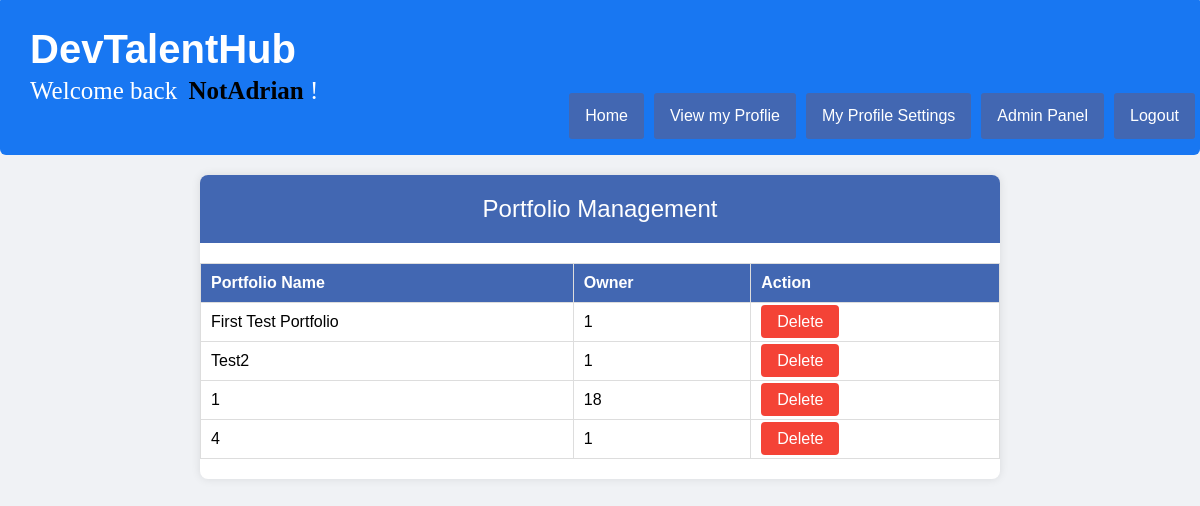
The app's page /manage_portfolios.php (signed in), older data.
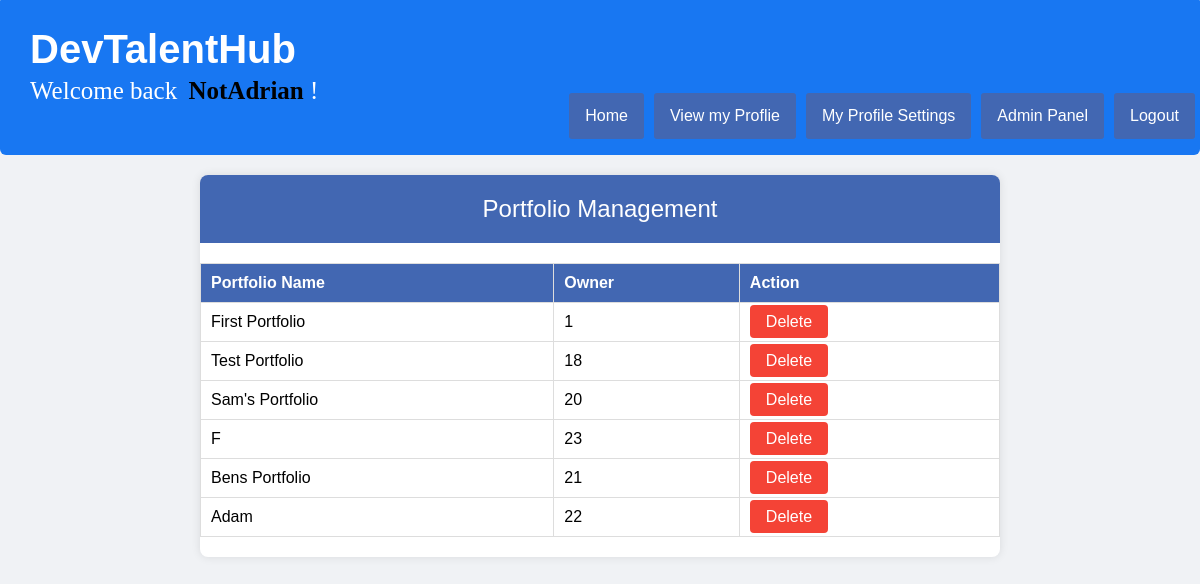
The same page, newer data.
### tables this page shows
CREATE TABLE `portfolio_name` (
  `name` varchar(256) DEFAULT NULL,
  `created_at` datetime NOT NULL DEFAULT current_timestamp(),
  `id` int(11) NOT NULL,
  `createdBy` int(5) DEFAULT NULL,
  `selected_portfolio` int(11) DEFAULT NULL
);

### includes/retrieve_data.php (called while the page is built, shortened)
<?php
	$results2 = mysqli_query($link, "SELECT * FROM portfolio_name");

### manage_portfolios.php (the view, shortened to what this page needs)
<?php require_once('config.php'); ?>
<?php require_once(ROOT_PATH . '/includes/head_section.php'); ?>
<?php require_once(ROOT_PATH . '/includes/retrieve_data.php'); ?>
<head>
</head>
<body>
    <?php include(ROOT_PATH . '/includes/navbar_logged_in.php'); ?>
    <div class="container">
        <div class="header">
            Portfolio Management
        </div>
        <table class="styled-table">
            <thead>
                <tr>
                    <th>Portfolio Name</th>
                    <th>Owner</th>
                    <th>Action</th>
                </tr>
            </thead>
            <tbody>
                <?php while ($row = $results2->fetch_assoc()) { ?>
                    <tr>
                        <td><?php echo $row['name']; ?></td>
                        <td><?php echo $row['createdBy']; ?></td>
                        <td>
                            <a href="manage_portfolios.php?del=<?php echo $row['id']; ?>" class="delete-btn">Delete</a>
                        </td>
                    </tr>
                <?php } ?>
            </tbody>
        </table>
    </div>
</body>
</html>

Row changes from the older to the newer data that the page shows:
removed portfolio_name: name "First Test Portfolio", createdBy "1"
removed portfolio_name: name "Test2", createdBy "1"
removed portfolio_name: name "1", createdBy "18"
removed portfolio_name: name "4", createdBy "1"
added portfolio_name: name "First Portfolio", createdBy "1"
added portfolio_name: name "Test Portfolio", createdBy "18"
added portfolio_name: name "Sam's Portfolio", createdBy "20"
added portfolio_name: name "F", createdBy "23"
added portfolio_name: name "Bens Portfolio", createdBy "21"
added portfolio_name: name "Adam", createdBy "22"
